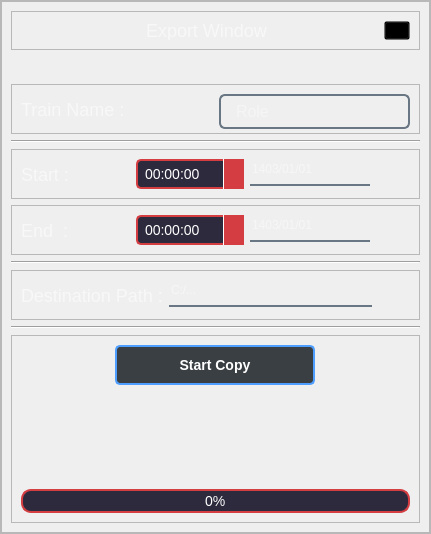
<?xml version="1.0" encoding="UTF-8"?>
<ui version="4.0">
 <class>userProfile</class>
 <widget class="QWidget" name="userProfile">
  <property name="geometry">
   <rect>
    <x>0</x>
    <y>0</y>
    <width>431</width>
    <height>534</height>
   </rect>
  </property>
  <property name="windowTitle">
   <string>Form</string>
  </property>
  <layout class="QVBoxLayout" name="verticalLayout">
   <property name="leftMargin">
    <number>0</number>
   </property>
   <property name="topMargin">
    <number>0</number>
   </property>
   <property name="rightMargin">
    <number>0</number>
   </property>
   <property name="bottomMargin">
    <number>0</number>
   </property>
   <item>
    <widget class="QWidget" name="GlobalStyleSheet" native="true">
     <property name="styleSheet">
      <string notr="true">/**************************QLineEdit***************************/

QLineEdit
{
	background-color: rgba(0, 0, 0, 0);
	border: None;
	border-bottom: 2px solid rgba(105, 118, 132, 255);
	color: rgba(255, 255, 255, 230);
	padding-bottom: 7px;
	
}

QLineEdit:focus {
	border-bottom: 2px solid rgba(151, 175, 201, 255);
}

QLineEdit:disables {
	color: rgba(150, 150, 150, 230);
}

/**************************QLabel***************************/
QLabel
{
	color: rgba(250, 250, 250, 200);
font : 18px;
}

/**************************QComboBox***************************/

QComboBox
{
	border:2px solid rgba(105, 118, 132, 255);
	background-color: transparent;
	border-radius: 6px;
	padding-left: 15px;
	font-size: 16px;
}

QComboBox:enabled{
	color: rgba(250, 250, 250, 140);
}

QComboBox:disabled
{
	border: 2px solid rgba(61, 69, 77, 255);
	color: rgba(120, 120, 120, 140);
}

QComboBox::down-arrow:disabled
{   
	image: url(:/resources/Icons/down_icon_gray.png);
	width: 12px;
    height: 12px;
}

QComboBox::down-arrow
{   
	image: url(:/resources/Icons/down_icon_gray.png);
	width: 12px;
    height: 12px;
}

QComboBox::drop-down {
    subcontrol-origin: padding; 
    subcontrol-position: bottom right;
    width: 30px; 
    border-top-right-radius: 3px; 
    border-bottom-right-radius: 3px; 
}

QComboBox::item:selected {
    border-left: 3px solid rgba(151, 175, 201, 255);
	background-color: rgba(10, 14, 26, 255);
}

QComboBox QAbstractItemView {
	background-color: rgba(10, 14, 26, 255);
	border-radius: 6px;
}

QComboBox:focus{
	border-bottom: 2px solid rgba(151, 175, 201, 255);
}

/**************************QTableWidget***************************/

QTableWidget {
    background-color: transparent;
	gridline-color: #3C4D61;
	color: rgb(220, 220, 220);
	border: None;
}

QHeaderView::section {
    background-color: #01011A;
    padding: 5px;
	border: None;
	border-bottom: 2px solid #3C4D61;
	/*border-left: 1px solid #3C4D61;*/
	font-weight: bold;
	color: rgb(220, 220, 220);
	min-height: 40px;
}

QHeaderView::section:first {
   border-left: None;
}

QTableWidget::item{
	border-bottom: 1px solid #3C4D61;
}

QTableWidget::item:selected {
    background-color: #01011A;
	color: rgb(220, 220, 220);
}



/**************************QScrollBar***************************/

QScrollBar:vertical {
    border: none;
    background: #01011A;
    width: 7px;
    border-radius: 3px;
}

QScrollBar::handle:vertical {
    background: #3C4D61;
    min-height: 20px;
    border-radius: 3px;
}

QScrollBar::add-line:vertical {
    border: none;
    background: #01011A;
    height: 20px;
    subcontrol-position: bottom;
    subcontrol-origin: margin;
}

QScrollBar::sub-line:vertical {
    border: none;
    background: #01011A;
    height: 20px;
    subcontrol-position: top;
    subcontrol-origin: margin;
}

QScrollBar::up-arrow:vertical, QScrollBar::down-arrow:vertical {
    border: none;
    width: 3px;
    height: 3px;
    background: transparent;
}

QScrollBar::add-page:vertical, QScrollBar::sub-page:vertical {
    background: none;
}

QScrollBar:horizontal {
    border: none;
    background: #01011A;
    height: 7px;
    border-radius: 3px;
}

QScrollBar::handle:horizontal {
    background: #3C4D61;
    min-width: 20px;
    border-radius: 3px;
}

QScrollBar::add-line:horizontal {
    border: none;
    background: #01011A;
    width: 20px;
    subcontrol-position: right;
    subcontrol-origin: margin;
}

QScrollBar::sub-line:horizontal {
    border: none;
    background: #01011A;
    width: 20px;
    subcontrol-position: left;
    subcontrol-origin: margin;
}

QScrollBar::left-arrow:horizontal, QScrollBar::right-arrow:horizontal {
    border: none;
    width: 3px;
    height: 3px;
    background: transparent;
}

QScrollBar::add-page:horizontal, QScrollBar::sub-page:horizontal {
    background: none;
}
</string>
     </property>
     <layout class="QVBoxLayout" name="verticalLayout_2">
      <property name="leftMargin">
       <number>0</number>
      </property>
      <property name="topMargin">
       <number>0</number>
      </property>
      <property name="rightMargin">
       <number>0</number>
      </property>
      <property name="bottomMargin">
       <number>0</number>
      </property>
      <item>
       <widget class="QWidget" name="LocalStyleSheet" native="true">
        <layout class="QVBoxLayout" name="verticalLayout_3">
         <property name="leftMargin">
          <number>0</number>
         </property>
         <property name="topMargin">
          <number>0</number>
         </property>
         <property name="rightMargin">
          <number>0</number>
         </property>
         <property name="bottomMargin">
          <number>0</number>
         </property>
         <item>
          <widget class="QWidget" name="PointStyleSheet" native="true">
           <property name="styleSheet">
            <string notr="true">/**************************PmainFrameStyle***************************/

*[styleSheet=&quot;PmainFrameStyle&quot;]
{
	border-image: url(:/icons/icons/export.png);
	border-radius: 20px;
}

/**************************PinnerFrameStyle***************************/

*[styleSheet=&quot;PinnerFrameStyle&quot;]
{
	background-color: qlineargradient(spread:pad, x1:0, y1:0, x2:0, 			y2:0.715909, stop:0 rgba(0, 0, 0, 9), stop:0.375 rgba(0, 0, 0, 200), stop:0.835227 rgba(0, 0, 0, 150));	
	border-radius: 20px;
}

/**************************PtopFrameStyle***************************/

*[styleSheet=&quot;PtopFrameStyle&quot;]
{
	background-color: transparent;
	border: None;
}


/**************************PpagesFrameStyle***************************/

*[styleSheet=&quot;PpagesFrameStyle&quot;]
{
	background-color: rgba(0, 0, 0, 100);
	border-radius: 15px;
}


/***********************PtempPushButtonStyle************************/

*[styleSheet=&quot;PtempPushButtonStyle&quot;]
{
	border: 0px;
	background-color: rgba(0,0,0,0);
}

*[styleSheet=&quot;PtempPushButtonStyle&quot;]:pressed
{
	border: 0px;
	background-color: rgba(0,0,0,0);
}

/***********************PeyePushButtonStyle************************/

*[styleSheet=&quot;PeyePushButtonStyle&quot;]
{
	border: 0px;
	background-color: rgba(0,0,0,0);
}

*[styleSheet=&quot;PeyePushButtonStyle&quot;]:pressed
{
	border: 0px;
	background-color: rgba(0,0,0,0);
}

/****************PpagesUnderLinePushButtonStyle*****************/

*[styleSheet=&quot;PpagesUnderLinePushButtonStyle&quot;]
{
	color: rgba(250, 250, 250, 140);
	border: 0px;
	background-color: rgba(0,0,0,0);
}

*[styleSheet=&quot;PpagesUnderLinePushButtonStyle&quot;]:hover
{
	text-decoration: underline;
}

*[styleSheet=&quot;PpagesUnderLinePushButtonStyle&quot;]:pressed
{
	color: rgba(250, 250, 250, 140);
	border: 0px;
	background-color: rgba(0,0,0,0);
	text-decoration: underline;
}

/****************PpagesMainPushButtonStyle*****************/

*[styleSheet=&quot;PpagesMainPushButtonStyle&quot;]
{
	background-color: qlineargradient(spread:pad, x1:0, y1:0.505682, x2:1, y2:0.477, stop:0 rgba(20, 47, 78, 219), stop:1 rgba(85, 98, 112, 226));
	color: rgba(255, 255, 255, 210);
	border-radius: 5px;
}

*[styleSheet=&quot;PpagesMainPushButtonStyle&quot;]:hover
{
	background-color: qlineargradient(spread:pad, x1:0, y1:0.505682, x2:1, y2:0.477, stop:0 rgba(40, 67, 98, 219), stop:1 rgba(105, 118, 132, 226));
}

*[styleSheet=&quot;PpagesMainPushButtonStyle&quot;]:pressed
{
	padding-left: 5px;
	padding-top: 5px;
	background-color: rgba(105, 118, 132, 200);
}

/************************PmessageLabelStyle************************/

*[styleSheet=&quot;PmessageLabelStyle&quot;]
{
	color:rgb(255, 99, 94);
}

/*********************PmenuPushButtonsStyle**********************/

*[styleSheet=&quot;PmenuPushButtonsStyle&quot;]
{
	border: 0px;
	background-color: rgba(0,0,0,0);
	color: rgb(150, 150, 150);
	text-align: left;
	padding-left: 40px;
}

*[styleSheet=&quot;PmenuPushButtonsStyle&quot;]:hover
{
	background-color: rgba(224, 228, 236, 30);
	border-radius: 26px;
	color: rgb(250, 250, 250);
}

/*********************PtransparentPushButtonStyle**********************/

*[styleSheet=&quot;PtransparentPushButtonStyle&quot;]
{
	border: None;
	background-color: rgba(0, 0, 0, 0);
}

/*********************PlineStyle**********************/

*[styleSheet=&quot;PlineStyle&quot;]
{
	background-color: rgba(224, 228, 236, 20);
}
</string>
           </property>
           <layout class="QVBoxLayout" name="verticalLayout_29">
            <property name="leftMargin">
             <number>0</number>
            </property>
            <property name="topMargin">
             <number>0</number>
            </property>
            <property name="rightMargin">
             <number>0</number>
            </property>
            <property name="bottomMargin">
             <number>0</number>
            </property>
            <item>
             <widget class="QFrame" name="main_frame">
              <property name="styleSheet">
               <string notr="true">PmainFrameStyle</string>
              </property>
              <property name="frameShape">
               <enum>QFrame::StyledPanel</enum>
              </property>
              <property name="frameShadow">
               <enum>QFrame::Raised</enum>
              </property>
              <layout class="QVBoxLayout" name="verticalLayout_4">
               <property name="leftMargin">
                <number>0</number>
               </property>
               <property name="topMargin">
                <number>0</number>
               </property>
               <property name="rightMargin">
                <number>0</number>
               </property>
               <property name="bottomMargin">
                <number>0</number>
               </property>
               <item>
                <widget class="QFrame" name="frame">
                 <property name="styleSheet">
                  <string notr="true">PinnerFrameStyle</string>
                 </property>
                 <property name="frameShape">
                  <enum>QFrame::StyledPanel</enum>
                 </property>
                 <property name="frameShadow">
                  <enum>QFrame::Raised</enum>
                 </property>
                 <layout class="QVBoxLayout" name="verticalLayout_5">
                  <item>
                   <widget class="QFrame" name="top_frame">
                    <property name="maximumSize">
                     <size>
                      <width>16777215</width>
                      <height>39</height>
                     </size>
                    </property>
                    <property name="frameShape">
                     <enum>QFrame::StyledPanel</enum>
                    </property>
                    <property name="frameShadow">
                     <enum>QFrame::Raised</enum>
                    </property>
                    <layout class="QHBoxLayout" name="horizontalLayout">
                     <item>
                      <spacer name="horizontalSpacer_3">
                       <property name="orientation">
                        <enum>Qt::Horizontal</enum>
                       </property>
                       <property name="sizeType">
                        <enum>QSizePolicy::Fixed</enum>
                       </property>
                       <property name="sizeHint" stdset="0">
                        <size>
                         <width>14</width>
                         <height>20</height>
                        </size>
                       </property>
                      </spacer>
                     </item>
                     <item>
                      <spacer name="horizontalSpacer">
                       <property name="orientation">
                        <enum>Qt::Horizontal</enum>
                       </property>
                       <property name="sizeHint" stdset="0">
                        <size>
                         <width>40</width>
                         <height>20</height>
                        </size>
                       </property>
                      </spacer>
                     </item>
                     <item>
                      <widget class="QLabel" name="label_2">
                       <property name="text">
                        <string>Export Window</string>
                       </property>
                      </widget>
                     </item>
                     <item>
                      <spacer name="horizontalSpacer_2">
                       <property name="orientation">
                        <enum>Qt::Horizontal</enum>
                       </property>
                       <property name="sizeHint" stdset="0">
                        <size>
                         <width>40</width>
                         <height>20</height>
                        </size>
                       </property>
                      </spacer>
                     </item>
                     <item>
                      <widget class="QPushButton" name="close_btn">
                       <property name="maximumSize">
                        <size>
                         <width>26</width>
                         <height>16777215</height>
                        </size>
                       </property>
                       <property name="styleSheet">
                        <string notr="true">
background-color:transparent;</string>
                       </property>
                       <property name="text">
                        <string/>
                       </property>
                       <property name="icon">
                        <iconset resource="../resources/assets.qrc">
                         <normaloff>:/icons/icons/icons8-close-80.png</normaloff>:/icons/icons/icons8-close-80.png</iconset>
                       </property>
                      </widget>
                     </item>
                    </layout>
                   </widget>
                  </item>
                  <item>
                   <spacer name="verticalSpacer">
                    <property name="orientation">
                     <enum>Qt::Vertical</enum>
                    </property>
                    <property name="sizeType">
                     <enum>QSizePolicy::Fixed</enum>
                    </property>
                    <property name="sizeHint" stdset="0">
                     <size>
                      <width>20</width>
                      <height>28</height>
                     </size>
                    </property>
                   </spacer>
                  </item>
                  <item>
                   <widget class="QFrame" name="frame_3">
                    <property name="maximumSize">
                     <size>
                      <width>16777215</width>
                      <height>50</height>
                     </size>
                    </property>
                    <property name="frameShape">
                     <enum>QFrame::StyledPanel</enum>
                    </property>
                    <property name="frameShadow">
                     <enum>QFrame::Raised</enum>
                    </property>
                    <layout class="QHBoxLayout" name="horizontalLayout_2">
                     <item>
                      <widget class="QLabel" name="label">
                       <property name="text">
                        <string>Train Name :</string>
                       </property>
                      </widget>
                     </item>
                     <item>
                      <widget class="QComboBox" name="combo_train_name">
                       <property name="enabled">
                        <bool>true</bool>
                       </property>
                       <property name="minimumSize">
                        <size>
                         <width>0</width>
                         <height>35</height>
                        </size>
                       </property>
                       <property name="maximumSize">
                        <size>
                         <width>290</width>
                         <height>16777215</height>
                        </size>
                       </property>
                       <item>
                        <property name="text">
                         <string>Role</string>
                        </property>
                       </item>
                      </widget>
                     </item>
                    </layout>
                   </widget>
                  </item>
                  <item>
                   <widget class="Line" name="line">
                    <property name="orientation">
                     <enum>Qt::Horizontal</enum>
                    </property>
                   </widget>
                  </item>
                  <item>
                   <widget class="QFrame" name="frame_5">
                    <property name="maximumSize">
                     <size>
                      <width>16777215</width>
                      <height>50</height>
                     </size>
                    </property>
                    <property name="frameShape">
                     <enum>QFrame::StyledPanel</enum>
                    </property>
                    <property name="frameShadow">
                     <enum>QFrame::Raised</enum>
                    </property>
                    <layout class="QHBoxLayout" name="horizontalLayout_3">
                     <item>
                      <widget class="QLabel" name="label_3">
                       <property name="text">
                        <string>Start :</string>
                       </property>
                      </widget>
                     </item>
                     <item>
                      <widget class="QTimeEdit" name="timeEdit_start">
                       <property name="styleSheet">
                        <string notr="true">QTimeEdit {
    background-color: #2E2A3D; /* Background similar to top bar */
    color: white; /* Text color */
    font-size: 14px;
    padding: 5px;
    border: 2px solid #D43D41; /* Border with red color */
    border-radius: 5px;
}

QTimeEdit::drop-down {
    background-color: #D43D41; /* Red dropdown background */
    border: none;
    width: 20px;
}

QTimeEdit::up-button {
    subcontrol-origin: border;
    subcontrol-position: top right;
    width: 20px;
    border-left: 1px solid white;
    background-color: #D43D41; /* Red background for the up button */
}

QTimeEdit::down-button {
    subcontrol-origin: border;
    subcontrol-position: bottom right;
    width: 20px;
    border-left: 1px solid white;
    background-color: #D43D41; /* Red background for the down button */
}

QTimeEdit::up-button:hover, QTimeEdit::down-button:hover {
    background-color: #A93226; /* Darker red on hover */
}

QTimeEdit::up-arrow {
    border: none;
    width: 15px;
    height: 15px;
    image: url(:/icons/icons/next_gray.png); /* Path to custom up arrow image */
}

QTimeEdit::down-arrow {
    border: none;
    width: 15px;
    height: 15px;
    image: url(:/icons/icons/prev_gray.png); /* Path to custom down arrow image */
}
</string>
                       </property>
                      </widget>
                     </item>
                     <item>
                      <widget class="QLineEdit" name="lbl_start_date">
                       <property name="maximumSize">
                        <size>
                         <width>120</width>
                         <height>16777215</height>
                        </size>
                       </property>
                       <property name="placeholderText">
                        <string>1403/01/01</string>
                       </property>
                      </widget>
                     </item>
                     <item>
                      <widget class="QPushButton" name="btn_start_calendar">
                       <property name="minimumSize">
                        <size>
                         <width>0</width>
                         <height>34</height>
                        </size>
                       </property>
                       <property name="maximumSize">
                        <size>
                         <width>34</width>
                         <height>16777215</height>
                        </size>
                       </property>
                       <property name="cursor">
                        <cursorShape>PointingHandCursor</cursorShape>
                       </property>
                       <property name="styleSheet">
                        <string notr="true">QPushButton{
	border-image: url(:/icons/icons/calendar.png);
	border-radius: 20px;
}
QPushButton:hove{
	border-image: url(:/icons/icons/calendar-hover.png);
	border-radius: 20px;
}</string>
                       </property>
                       <property name="text">
                        <string/>
                       </property>
                       <property name="iconSize">
                        <size>
                         <width>16</width>
                         <height>16</height>
                        </size>
                       </property>
                      </widget>
                     </item>
                    </layout>
                   </widget>
                  </item>
                  <item>
                   <widget class="QFrame" name="frame_6">
                    <property name="maximumSize">
                     <size>
                      <width>16777215</width>
                      <height>50</height>
                     </size>
                    </property>
                    <property name="frameShape">
                     <enum>QFrame::StyledPanel</enum>
                    </property>
                    <property name="frameShadow">
                     <enum>QFrame::Raised</enum>
                    </property>
                    <layout class="QHBoxLayout" name="horizontalLayout_4">
                     <item>
                      <widget class="QLabel" name="label_4">
                       <property name="text">
                        <string>End  :</string>
                       </property>
                      </widget>
                     </item>
                     <item>
                      <widget class="QTimeEdit" name="timeEdit_end">
                       <property name="styleSheet">
                        <string notr="true">QTimeEdit {
    background-color: #2E2A3D; /* Background similar to top bar */
    color: white; /* Text color */
    font-size: 14px;
    padding: 5px;
    border: 2px solid #D43D41; /* Border with red color */
    border-radius: 5px;
}

QTimeEdit::drop-down {
    background-color: #D43D41; /* Red dropdown background */
    border: none;
    width: 20px;
}

QTimeEdit::up-button {
    subcontrol-origin: border;
    subcontrol-position: top right;
    width: 20px;
    border-left: 1px solid white;
    background-color: #D43D41; /* Red background for the up button */
}

QTimeEdit::down-button {
    subcontrol-origin: border;
    subcontrol-position: bottom right;
    width: 20px;
    border-left: 1px solid white;
    background-color: #D43D41; /* Red background for the down button */
}

QTimeEdit::up-button:hover, QTimeEdit::down-button:hover {
    background-color: #A93226; /* Darker red on hover */
}

QTimeEdit::up-arrow {
    border: none;
    width: 15px;
    height: 15px;
    image: url(:/icons/icons/next_gray.png); /* Path to custom up arrow image */
}

QTimeEdit::down-arrow {
    border: none;
    width: 15px;
    height: 15px;
    image: url(:/icons/icons/prev_gray.png); /* Path to custom down arrow image */
}
</string>
                       </property>
                      </widget>
                     </item>
                     <item>
                      <widget class="QLineEdit" name="lbl_end_date">
                       <property name="maximumSize">
                        <size>
                         <width>120</width>
                         <height>16777215</height>
                        </size>
                       </property>
                       <property name="placeholderText">
                        <string>1403/01/01</string>
                       </property>
                      </widget>
                     </item>
                     <item>
                      <widget class="QPushButton" name="btn_end_calendar">
                       <property name="minimumSize">
                        <size>
                         <width>0</width>
                         <height>34</height>
                        </size>
                       </property>
                       <property name="maximumSize">
                        <size>
                         <width>34</width>
                         <height>16777215</height>
                        </size>
                       </property>
                       <property name="cursor">
                        <cursorShape>PointingHandCursor</cursorShape>
                       </property>
                       <property name="styleSheet">
                        <string notr="true">QPushButton{
	border-image: url(:/icons/icons/calendar.png);
	border-radius: 20px;
}
QPushButton:hove{
	border-image: url(:/icons/icons/calendar-hover.png);
	border-radius: 20px;
}</string>
                       </property>
                       <property name="text">
                        <string/>
                       </property>
                       <property name="iconSize">
                        <size>
                         <width>16</width>
                         <height>16</height>
                        </size>
                       </property>
                      </widget>
                     </item>
                    </layout>
                   </widget>
                  </item>
                  <item>
                   <widget class="Line" name="line_2">
                    <property name="orientation">
                     <enum>Qt::Horizontal</enum>
                    </property>
                   </widget>
                  </item>
                  <item>
                   <widget class="QFrame" name="frame_7">
                    <property name="maximumSize">
                     <size>
                      <width>16777215</width>
                      <height>50</height>
                     </size>
                    </property>
                    <property name="frameShape">
                     <enum>QFrame::StyledPanel</enum>
                    </property>
                    <property name="frameShadow">
                     <enum>QFrame::Raised</enum>
                    </property>
                    <layout class="QHBoxLayout" name="horizontalLayout_5">
                     <item>
                      <widget class="QLabel" name="label_5">
                       <property name="text">
                        <string>Destination Path :</string>
                       </property>
                      </widget>
                     </item>
                     <item>
                      <widget class="QLineEdit" name="lbl_start_date_2">
                       <property name="maximumSize">
                        <size>
                         <width>16777215</width>
                         <height>16777215</height>
                        </size>
                       </property>
                       <property name="placeholderText">
                        <string>C:/...</string>
                       </property>
                      </widget>
                     </item>
                     <item>
                      <widget class="QPushButton" name="btn_dst_path">
                       <property name="minimumSize">
                        <size>
                         <width>32</width>
                         <height>20</height>
                        </size>
                       </property>
                       <property name="maximumSize">
                        <size>
                         <width>43</width>
                         <height>30</height>
                        </size>
                       </property>
                       <property name="cursor">
                        <cursorShape>PointingHandCursor</cursorShape>
                       </property>
                       <property name="styleSheet">
                        <string notr="true">QPushButton{
	border-image: url(:/icons/icons/icons8-browse-folder-100.png);
	border-radius: 20px;
}</string>
                       </property>
                       <property name="text">
                        <string/>
                       </property>
                       <property name="iconSize">
                        <size>
                         <width>16</width>
                         <height>16</height>
                        </size>
                       </property>
                      </widget>
                     </item>
                    </layout>
                   </widget>
                  </item>
                  <item>
                   <widget class="Line" name="line_3">
                    <property name="orientation">
                     <enum>Qt::Horizontal</enum>
                    </property>
                   </widget>
                  </item>
                  <item>
                   <widget class="QFrame" name="frame_4">
                    <property name="frameShape">
                     <enum>QFrame::StyledPanel</enum>
                    </property>
                    <property name="frameShadow">
                     <enum>QFrame::Raised</enum>
                    </property>
                    <layout class="QVBoxLayout" name="verticalLayout_6">
                     <item alignment="Qt::AlignHCenter">
                      <widget class="QPushButton" name="login_btn">
                       <property name="minimumSize">
                        <size>
                         <width>200</width>
                         <height>40</height>
                        </size>
                       </property>
                       <property name="maximumSize">
                        <size>
                         <width>200</width>
                         <height>40</height>
                        </size>
                       </property>
                       <property name="font">
                        <font>
                         <pointsize>-1</pointsize>
                         <weight>75</weight>
                         <bold>true</bold>
                        </font>
                       </property>
                       <property name="cursor">
                        <cursorShape>PointingHandCursor</cursorShape>
                       </property>
                       <property name="styleSheet">
                        <string notr="true">QPushButton {
    background-color: #3A3F44; /* Dark gray background */
    color: white; /* White text color */
    border: 2px solid #4D9EFF; /* Blue border */
    border-radius: 5px;
    padding: 8px 16px; /* Padding for the button size */
    font-size: 14px;
}

QPushButton:hover {
    background-color: #4D9EFF; /* Lighter blue on hover */
    color: white; /* Keep the text white */
}

QPushButton:pressed {
    background-color: #3A7CCC; /* Darker blue when pressed */
    border: 2px solid #3A7CCC; /* Change border color to match pressed state */
    color: white;
}

QPushButton:disabled {
    background-color: #5A5A5A; /* Gray background when disabled */
    color: #A0A0A0; /* Lighter gray text when disabled */
    border: 2px solid #A0A0A0; /* Lighter gray border when disabled */
}
</string>
                       </property>
                       <property name="text">
                        <string>Start Copy</string>
                       </property>
                      </widget>
                     </item>
                     <item alignment="Qt::AlignHCenter|Qt::AlignVCenter">
                      <widget class="QLabel" name="lbl_msg">
                       <property name="maximumSize">
                        <size>
                         <width>16777215</width>
                         <height>50</height>
                        </size>
                       </property>
                       <property name="text">
                        <string/>
                       </property>
                      </widget>
                     </item>
                     <item>
                      <widget class="QProgressBar" name="progressBar">
                       <property name="styleSheet">
                        <string notr="true">QProgressBar {
    border: 2px solid #D43D41; /* Red border */
    border-radius: 5px;
    background-color: #2E2A3D; /* Dark background similar to your top bar */
    text-align: center; /* Centers the percentage text */
    color: white; /* White text color */
    font-size: 14px; /* Font size for the percentage */
}

QProgressBar::chunk {
    background-color: #D43D41; /* Red chunk (progress) color */
    width: 20px; /* Set a reasonable width for each chunk */
    border-radius: 5px; /* Rounded edges for smooth appearance */
}

QProgressBar:horizontal {
    height: 20px; /* Height of the progress bar */
    border-radius: 10px; /* Rounded corners */
}

QProgressBar:vertical {
    width: 20px; /* Width for vertical progress bar */
    border-radius: 10px; /* Rounded corners */
}
</string>
                       </property>
                       <property name="value">
                        <number>0</number>
                       </property>
                      </widget>
                     </item>
                    </layout>
                   </widget>
                  </item>
                 </layout>
                </widget>
               </item>
              </layout>
             </widget>
            </item>
           </layout>
          </widget>
         </item>
        </layout>
       </widget>
      </item>
     </layout>
    </widget>
   </item>
  </layout>
 </widget>
 <resources>
  <include location="../resources/assets.qrc"/>
 </resources>
 <connections/>
</ui>
